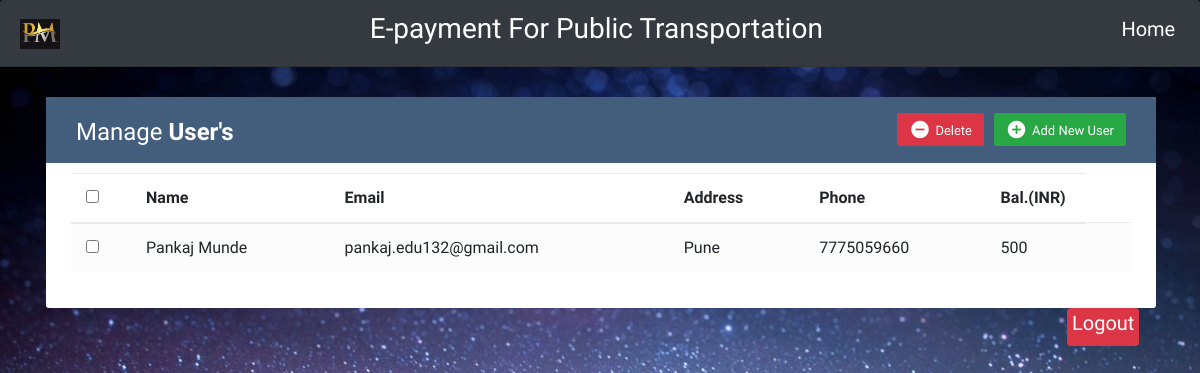
/index, run on the app's committed database.
### tables this page shows
CREATE TABLE user_info (
                                        id integer PRIMARY KEY AUTOINCREMENT,
                                        username text NOT NULL,
                                        name text NOT NULL,
                                        addr text NOT NULL,
                                        phone_num text NOT NULL,
                                        bal integer NOT NULL,
                                        fid integer NOT Null
                                    );

### app.py (the view, shortened to what this page needs)
@app.route('/index', methods=["GET", "POST"])
def index():
    user_info = retrieveUsers()
    print(user_info)
    return render_template('index.html', users=user_info)

### app.py (called while the page is built)
def create_connection(db_file):
    conn = None
    try:
        conn = sqlite3.connect(db_file)
        return conn
    except Error as e:
        print(e)
    return conn

def retrieveUsers():
    con = create_connection("user_database.db")
    cur = con.cursor()
    cur.execute("SELECT * FROM user_info")
    users = cur.fetchall()
    con.close()
    return users

### templates/index.html (shortened to what this page needs)
{% extends "base.html" %}
{% block content %}
    <head>
    </head>
    <div class="container-xl">
        <div class="table-responsive">
            <div class="table-wrapper">
                <div class="table-title">
                    <div class="row">
                        <div class="col-sm-6">
                            <h2>Manage <b>User's</b></h2>
                        </div>
                        <div class="col-sm-6">
                            <a href="#addEmployeeModal" class="btn btn-success" data-toggle="modal"><i
                                    class="material-icons">&#xE147;</i> <span>Add New User</span></a>
                            <a href="#deleteEmployeeModal" class="btn btn-danger" data-toggle="modal"><i
                                    class="material-icons">&#xE15C;</i> <span>Delete</span></a>
                        </div>
                    </div>
                </div>
                <table class="table table-striped table-hover">
                    <thead>
                    <tr>
                        <th>
							<span class="custom-checkbox">
								<input type="checkbox" id="selectAll">
							</span>
                        </th>
                        <th>Name</th>
                        <th>Email</th>
                        <th>Address</th>
                        <th>Phone</th>
                        <th>Bal.(INR)</th>
                    </tr>
                    </thead>
                    <tbody>
                    {% for item in users %}
                        <tr>
                            <td>
							<span class="custom-checkbox">
								<input type="checkbox" id="checkbox1" name="options[]" value="1">
							</span>
                            </td>
                            <td>{{ item[2] }}</td>
                            <td>{{ item[1] }}</td>
                            <td>{{ item[3] }}</td>
                            <td>{{ item[4] }}</td>
                            <td>{{ item[5] }}</td>
                            <td>
                            </td>
                        </tr>
                    {% endfor %}
                    </tbody>
                </table>
            </div>
            <a style="margin-left:92%" href="/" class="badge badge-danger"><h5>Logout</h5></a>
        </div>
    </div>
{% endblock %}

### templates/base.html (shortened to what this page needs)
<!DOCTYPE html>
<html>
<head>
    <link rel="stylesheet" href="https://stackpath.bootstrapcdn.com/bootstrap/4.5.0/css/bootstrap.min.css">
    <link rel="stylesheet" href="https://maxcdn.bootstrapcdn.com/font-awesome/4.7.0/css/font-awesome.min.css">
    <link href="//maxcdn.bootstrapcdn.com/bootstrap/4.1.1/css/bootstrap.min.css" rel="stylesheet" id="bootstrap-css">
	<link rel="stylesheet" href="https://stackpath.bootstrapcdn.com/bootstrap/4.1.3/css/bootstrap.min.css">
	<link rel="stylesheet" href="https://use.fontawesome.com/releases/v5.3.1/css/all.css">
	<link rel="stylesheet" href="{{ url_for('static', filename='css/style.css') }}">
</head>
<body >
    <nav class="navbar navbar-dark bg-dark card-header justify-content-between">
        <a class="navbar-brand" href="#">
            <img src="{{ url_for('static', filename='img/pm_logo.jpg') }}" width="40" height="30" alt="">
        </a>
        <div><h3>E-payment For Public Transportation</h3></div>
        <div>
            <a href="/" class="badge badge-dark"><h5>Home</h5></a>
        </div>
    </nav>
        <div class="hero-body">
               {% block content %}
               {% endblock %}
            </div>
</body>
</html>

### static/css/style.css (style rules this page uses)
html, body { background-image: url('../img/backgroung.jpg'); background-size: cover; background-repeat: no-repeat; height: 100%; font-family: 'Numans', sans-serif; }
.card-header h3 { color: white; }
.table-responsive { margin: 30px 0; margin-left: 1px; }
.table-wrapper { background: #fff; padding: 20px 25px; border-radius: 3px; min-width: 1000px; box-shadow: 0 1px 1px rgba(0, 0, 0, .05); }
.table-title { padding-bottom: 15px; background: #435d7d; color: #fff; padding: 16px 30px; min-width: 100%; margin: -20px -25px 10px; border-radius: 3px 3px 0 0; }
.table-title h2 { margin: 5px 0 0; font-size: 24px; }
.table-title .btn { color: #fff; float: right; font-size: 13px; border: none; min-width: 50px; border-radius: 2px; border: none; outline: none !important; margin-left: 10px; }
.table-title .btn i { float: left; font-size: 21px; margin-right: 5px; }
.table-title .btn span { float: left; margin-top: 2px; }
table.table tr th, table.table tr td { border-color: #e9e9e9; padding: 12px 15px; vertical-align: middle; }
table.table tr th:first-child { width: 60px; }
table.table tr th:last-child { width: 100px; }
table.table-striped tbody tr:nth-of-type(odd) { background-color: #fcfcfc; }

### data on the page
user_info: name "Pankaj Munde", username "pankaj.edu132@gmail.com", addr "Pune", phone_num "7775059660", bal "500"
